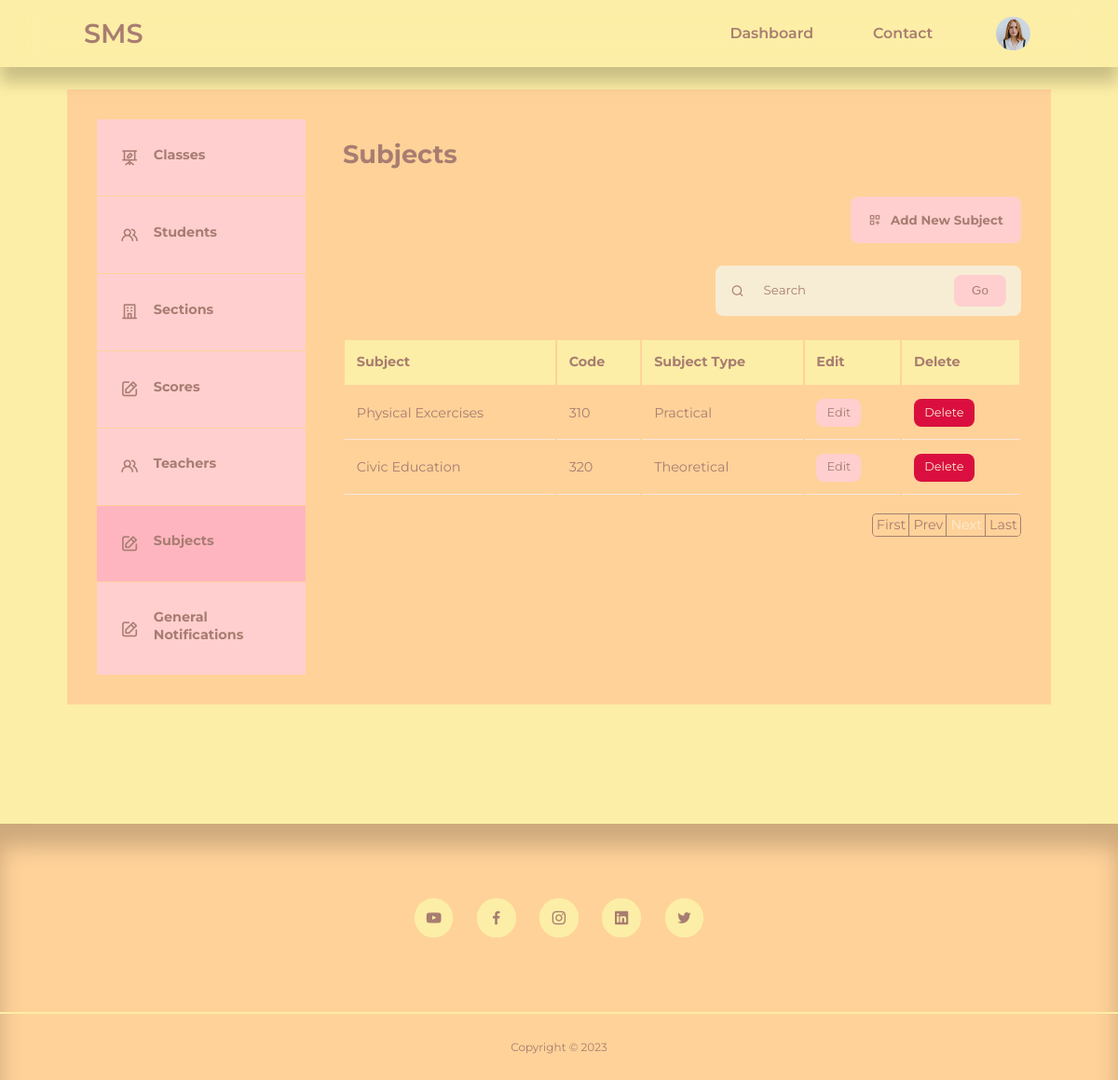
The app's page /admin/subjects.php?pageno=2 (signed in) with its own data.
### tables this page shows
CREATE TABLE `sms_user` (
  `id` int(11) UNSIGNED NOT NULL,
  `firstname` varchar(50) NOT NULL,
  `lastname` varchar(50) NOT NULL,
  `username` varchar(50) NOT NULL,
  `email` varchar(100) NOT NULL,
  `password` varchar(255) NOT NULL,
  `avatar` varchar(255) NOT NULL,
  `is_admin` tinyint(1) NOT NULL
);

CREATE TABLE `sms_subjects` (
  `subject_id` int(11) UNSIGNED NOT NULL,
  `subject` varchar(255) NOT NULL,
  `type` varchar(255) NOT NULL,
  `code` int(11) NOT NULL,
  `thumbnail` varchar(255) NOT NULL
);

### admin/partials/header.php (called while the page is built, shortened)
<?php
require '../partials/header.php';

### admin/subjects.php (the view, shortened to what this page needs)
<?php
include 'partials/header.php';
$sql = "SELECT * FROM sms_subjects ORDER BY subject_id";
$no_of_subjects = mysqli_query($connection, $sql);
?>
<section class="dashboard">
    <div class="container dashboard__container">
        <aside>
            <ul>
				<li><a href="classes.php"><i class="uil uil-presentation-edit"></i>
                    <h5>Classes</h5>
                </a></li>
                <li><a href="students.php"><i class="uil uil-users-alt"></i>
                    <h5>Students</h5>
                </a></li>
                <li><a href="sections.php"><i class="uil uil-building"></i>
                    <h5>Sections</h5>
                </a></li>
                <li><a href="scores.php"><i class="uil uil-edit"></i>
                    <h5>Scores</h5>
                </a></li>
                <li><a href="teachers.php"><i class="uil uil-users-alt"></i>
                    <h5>Teachers</h5>
                </a></li>
                <li><a href="subjects.php" class="active"><i class="uil uil-edit"></i>
                    <h5>Subjects</h5>
                </a></li>
                <li><a href="general-notis.php"><i class="uil uil-edit"></i>
                    <h5>General Notifications</h5>
                </a></li>
            </ul>
        </aside>
        <main>
            <h2>Subjects</h2>
            <div class="utilities-container">
                <p>
                    <?php if(isset($_SESSION['user_is_admin'])): ?>
                    <button name="subject-pop-up" class="btnLogin-popup"><i class="uil uil-create-dashboard"></i>Add New Subject</button>
                    <?php endif ?>
                    <form class="search__bar-container" action="<?= ROOT_URL ?>admin/subject-search-logic.php" method="GET">
                    <div class="search-bar">
                        <i class="uil uil-search"></i>
                        <input type="search" name="subject-search" placeholder="Search">
                    </div>
                    <button type="submit" name="submit" class="btn">Go</button>
                    </form>
                </p>
            </div>
            <?php if(mysqli_num_rows($no_of_subjects) > 0) : ?>
            <table>
                <thead>
                    <tr>
						<th>Subject</th>
						<th>Code</th>
                        <th>Subject Type</th>
                        <?php if(isset($_SESSION['user_is_admin'])): ?>
						<th>Edit</th>
                        <th>Delete</th>
                        <?php endif ?>
                    </tr>
                </thead>
                <tbody>
                <?php
                if (isset($_GET['pageno'])) {
                    $pageno = $_GET['pageno'];
                } else {
                    $pageno = 1;
                }
                $no_of_records_per_page = 10;
                $offset = ($pageno-1) * $no_of_records_per_page;
                $total_pages_sql = "SELECT COUNT(*) FROM sms_subjects";
                $result = mysqli_query($connection, $total_pages_sql);
                $total_rows = mysqli_fetch_array($result)[0];
                $total_pages = ceil($total_rows / $no_of_records_per_page);
                $query = "SELECT * FROM sms_subjects ORDER BY subject_id LIMIT $offset, $no_of_records_per_page";
                $subjects = mysqli_query($connection, $query);
                ?>
                <?php while($subject = mysqli_fetch_array($subjects)) : ?>
                    <tr>
						<td><?= $subject['subject'] ?></td>
                        <td><?= $subject['code'] ?></td>
                        <td><?= $subject['type'] ?></td>
                        <?php if(isset($_SESSION['user_is_admin'])): ?>
                        <td><a href="<?= ROOT_URL ?>admin/edit-subject.php?id=<?= $subject['subject_id']?>" class="btn sm">Edit</a></td>
                        <td><a href="<?= ROOT_URL ?>admin/delete-subject.php?id=<?= $subject['subject_id']?>" class="btn sm danger">Delete</a></td>
                        <?php endif ?>
                    </tr>
                    <?php endwhile ?>
                </tbody>
            </table>
            <?php else : ?>
                <div class="alert__message error search"><?= "No subject found." ?></div>
            <?php endif ?>
            <ul class="pagination">
                <li><a href="?pageno=1">First</a></li>
                <li class="<?php if($pageno <= 1){ echo 'disabled'; } ?>">
                    <a href="<?php if($pageno <= 1){ echo '#'; } else { echo "?pageno=".($pageno - 1); } ?>">Prev</a>
                </li>
                <li class="<?php if($pageno >= $total_pages){ echo 'disabled'; } ?>">
                    <a href="<?php if($pageno >= $total_pages){ echo '#'; } else { echo "?pageno=".($pageno + 1); } ?>">Next</a>
                </li>
                <li><a href="?pageno=<?php echo $total_pages; ?>">Last</a></li>
            </ul>
        </main>
    </div>
</section>
<?php
include '../partials/footer.php';
?>

### partials/header.php (shortened to what this page needs)
<?php
require 'config/database.php';
if(isset($_SESSION['user-id'])) {
    $id = filter_var($_SESSION['user-id'], FILTER_SANITIZE_NUMBER_INT);
    $query = "SELECT avatar FROM sms_user WHERE id = $id";
    $result = mysqli_query($connection, $query);
    $avatar = mysqli_fetch_assoc($result);
}
?>
<!DOCTYPE html>
<html lang=""en>
    <head>
        <link rel="stylesheet" href="<?= ROOT_URL ?>/css/style.css?v=<?php echo time(); ?>">
        <link rel="stylesheet" href="https://unicons.iconscout.com/release/v4.0.0/css/line.css">
    </head>
    <body>
        <nav>
            <div class="container nav__container">
                <a href="<?= ROOT_URL ?>/admin/students.php" class="nav__logo">SMS</a>
                <ul class="nav__items">
                    <li><a href="<?= ROOT_URL ?>admin/students.php">Dashboard</a></li>
                    <li><a href="<?= ROOT_URL ?>contact.php">Contact</a></li>
                    <?php if(isset($_SESSION['user-id'])): ?>
                    <li class="nav__profile">
                        <div class="avatar">
                           <img src="<?= ROOT_URL . 'images/' . $avatar['avatar'] ?>">
                        </div>
                    </li>
                    <?php else : ?>
                    <li><a href="<?= ROOT_URL ?>signin.php">Sign In</a></li>
                    <?php endif ?>
                </ul>
            </div>
        </nav>

### records on screen
sms_user: avatar (picture)
sms_subjects: subject "Physical Excercises", code "310", type "Practical"
sms_subjects: subject "Civic Education", code "320", type "Theoretical"
